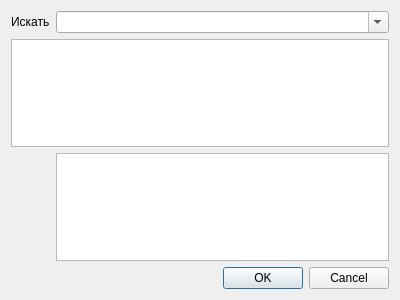
<?xml version="1.0" encoding="UTF-8"?>
<ui version="4.0">
 <class>JiraFindUser</class>
 <widget class="QDialog" name="JiraFindUser">
  <property name="geometry">
   <rect>
    <x>0</x>
    <y>0</y>
    <width>400</width>
    <height>300</height>
   </rect>
  </property>
  <property name="windowTitle">
   <string>Form</string>
  </property>
  <property name="modal">
   <bool>true</bool>
  </property>
  <layout class="QGridLayout" name="gridLayout">
   <item row="0" column="0">
    <widget class="QLabel" name="label">
     <property name="text">
      <string>Искать</string>
     </property>
    </widget>
   </item>
   <item row="1" column="0" colspan="2">
    <widget class="QListWidget" name="listWidget"/>
   </item>
   <item row="2" column="1">
    <widget class="QColumnView" name="columnView"/>
   </item>
   <item row="3" column="0" colspan="2">
    <widget class="QDialogButtonBox" name="buttonBox">
     <property name="standardButtons">
      <set>QDialogButtonBox::Cancel|QDialogButtonBox::Ok</set>
     </property>
    </widget>
   </item>
   <item row="0" column="1">
    <widget class="QComboBox" name="comboBox">
     <property name="editable">
      <bool>true</bool>
     </property>
     <property name="currentIndex">
      <number>-1</number>
     </property>
     <item>
      <property name="text">
       <string>Вася</string>
      </property>
     </item>
     <item>
      <property name="text">
       <string>Петя</string>
      </property>
     </item>
     <item>
      <property name="text">
       <string>ssh</string>
      </property>
     </item>
    </widget>
   </item>
  </layout>
 </widget>
 <resources/>
 <connections>
  <connection>
   <sender>buttonBox</sender>
   <signal>accepted()</signal>
   <receiver>JiraFindUser</receiver>
   <slot>accept()</slot>
   <hints>
    <hint type="sourcelabel">
     <x>277</x>
     <y>290</y>
    </hint>
    <hint type="destinationlabel">
     <x>395</x>
     <y>170</y>
    </hint>
   </hints>
  </connection>
  <connection>
   <sender>buttonBox</sender>
   <signal>rejected()</signal>
   <receiver>JiraFindUser</receiver>
   <slot>reject()</slot>
   <hints>
    <hint type="sourcelabel">
     <x>354</x>
     <y>290</y>
    </hint>
    <hint type="destinationlabel">
     <x>393</x>
     <y>198</y>
    </hint>
   </hints>
  </connection>
 </connections>
</ui>
